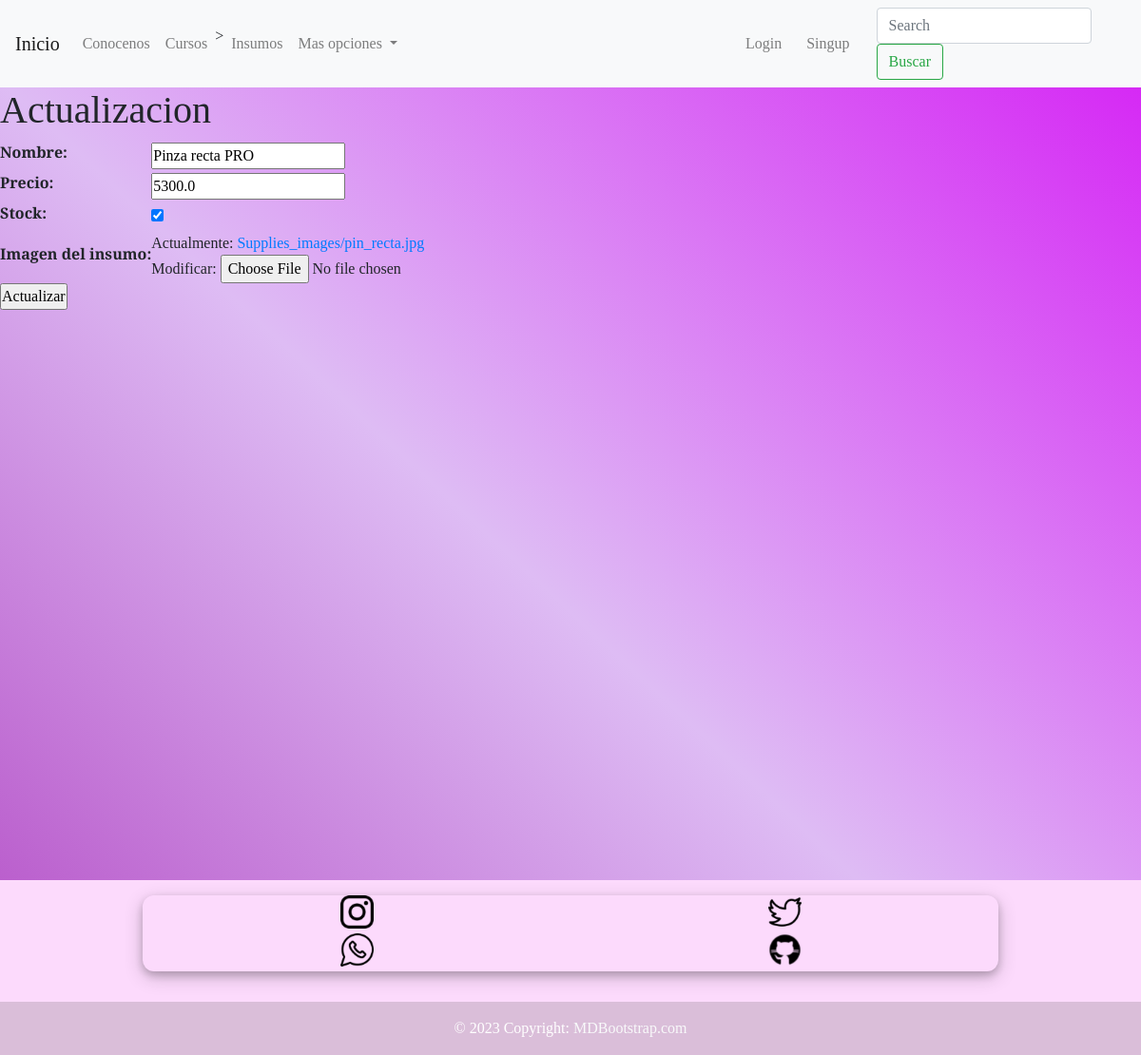
The page /supplies/update-supplies/1/ on the database as committed earlier.
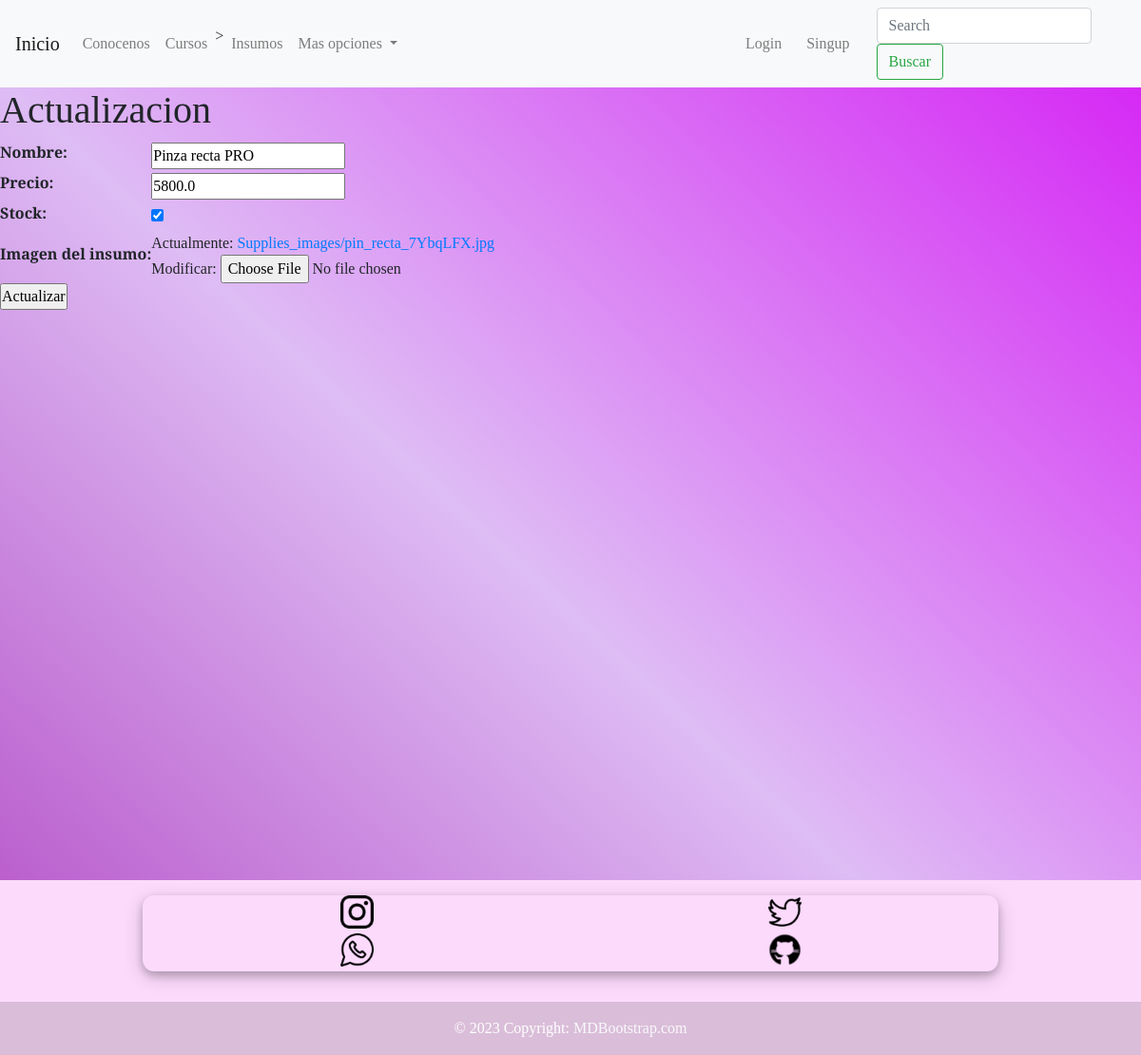
The same page on the database as committed later.
### supplies/models.py (models this page shows, shortened)
class Supplies(models.Model):
    name = models.CharField(max_length=100)
    price = models.FloatField()
    stock = models.BooleanField(default=True)
    supplie_image = models.ImageField(upload_to='Supplies_images',blank=True, null=True)

### supplies/views.py (the view, shortened to what this page needs)
# urls.py: path('update-supplies/<int:pk>/', supplie_update),
def supplie_update(request, pk):
    supplie = Supplies.objects.get(id=pk)
    if request.method == 'GET':
        context = {
            'form': SupplieForm(
                initial={
                    'name':supplie.name,
                    'price':supplie.price,
                    'stock':supplie.stock,
                    'supplie_image':supplie.supplie_image
                }
            )
        }
        return render(request, 'supplies/update_supplie.html', context=context)

### supplies/forms.py
class SupplieForm(forms.Form):
    name = forms.CharField(label='Nombre',max_length=100,required=True)
    price = forms.FloatField(label='Precio',required=True)
    stock = forms.BooleanField(label='Stock',required=False)
    supplie_image= forms.ImageField(label='Imagen del insumo',required=True)

### templates/supplies/update_supplie.html (shortened to what this page needs)
{% extends 'base.html' %}
{% block content %}
    <h1> Actualizacion</h1>
    {% if form %}
        <form action="" method="POST"  enctype="multipart/form-data">
            <table>
                {{form.as_table}}
            </table>
            <input type="submit" value="Actualizar">
        </form>
    {% endif %}
{% endblock %}

Rows that differ between the two databases and show on the page:
changed Supplies "Pinza recta PRO": price "5300.0" → "5800.0"
Other text that changed with them:
text no longer shown: "Nombre: Precio: Stock: Imagen del insumo: Actualmente: Supplies_images/pin_recta.jpg Modificar:"
text now shown: "Nombre: Precio: Stock: Imagen del insumo: Actualmente: Supplies_images/pin_recta_7YbqLFX.jpg Modificar:"
